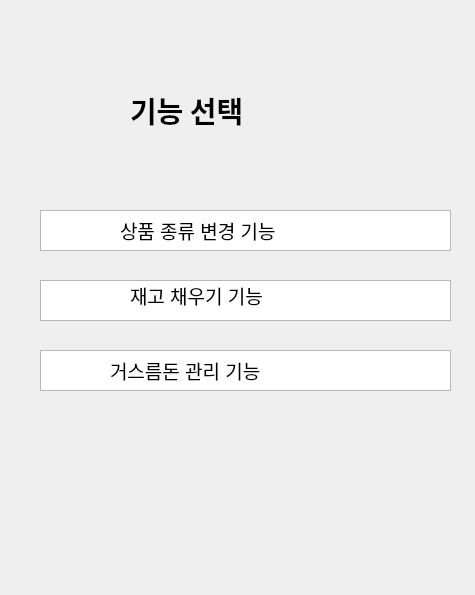
<?xml version="1.0" encoding="UTF-8"?>
<ui version="4.0">
 <class>Dialog</class>
 <widget class="QDialog" name="Dialog">
  <property name="geometry">
   <rect>
    <x>0</x>
    <y>0</y>
    <width>475</width>
    <height>595</height>
   </rect>
  </property>
  <property name="windowTitle">
   <string>Dialog</string>
  </property>
  <widget class="QLabel" name="label_2">
   <property name="geometry">
    <rect>
     <x>130</x>
     <y>90</y>
     <width>311</width>
     <height>41</height>
    </rect>
   </property>
   <property name="font">
    <font>
     <family>Optima</family>
     <pointsize>22</pointsize>
     <weight>75</weight>
     <bold>true</bold>
     <strikeout>false</strikeout>
     <kerning>true</kerning>
    </font>
   </property>
   <property name="text">
    <string>기능 선택</string>
   </property>
  </widget>
  <widget class="QListWidget" name="listWidget_3">
   <property name="geometry">
    <rect>
     <x>40</x>
     <y>210</y>
     <width>411</width>
     <height>41</height>
    </rect>
   </property>
  </widget>
  <widget class="QListWidget" name="listWidget_4">
   <property name="geometry">
    <rect>
     <x>40</x>
     <y>280</y>
     <width>411</width>
     <height>41</height>
    </rect>
   </property>
  </widget>
  <widget class="QListWidget" name="listWidget_5">
   <property name="geometry">
    <rect>
     <x>40</x>
     <y>350</y>
     <width>411</width>
     <height>41</height>
    </rect>
   </property>
  </widget>
  <widget class="QLabel" name="label_3">
   <property name="geometry">
    <rect>
     <x>120</x>
     <y>210</y>
     <width>261</width>
     <height>41</height>
    </rect>
   </property>
   <property name="font">
    <font>
     <pointsize>14</pointsize>
    </font>
   </property>
   <property name="text">
    <string>상품 종류 변경 기능</string>
   </property>
  </widget>
  <widget class="QLabel" name="label_4">
   <property name="geometry">
    <rect>
     <x>110</x>
     <y>350</y>
     <width>251</width>
     <height>41</height>
    </rect>
   </property>
   <property name="font">
    <font>
     <pointsize>14</pointsize>
    </font>
   </property>
   <property name="text">
    <string>거스름돈 관리 기능</string>
   </property>
  </widget>
  <widget class="QLabel" name="label_5">
   <property name="geometry">
    <rect>
     <x>130</x>
     <y>280</y>
     <width>211</width>
     <height>31</height>
    </rect>
   </property>
   <property name="font">
    <font>
     <pointsize>14</pointsize>
    </font>
   </property>
   <property name="text">
    <string>재고 채우기 기능</string>
   </property>
  </widget>
 </widget>
 <resources/>
 <connections/>
</ui>
